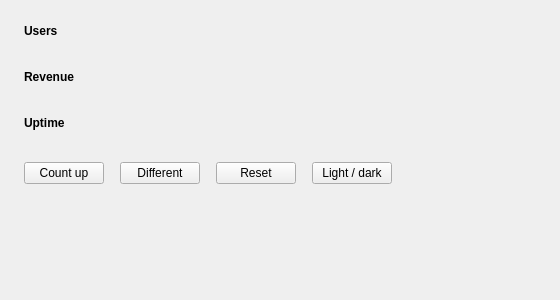
<?xml version="1.0" encoding="UTF-8"?>
<ui version="4.0">
 <class>MainWindow</class>
 <widget class="QMainWindow" name="MainWindow">
  <property name="geometry">
   <rect>
    <x>0</x>
    <y>0</y>
    <width>560</width>
    <height>300</height>
   </rect>
  </property>
  <property name="windowTitle">
   <string>QCustomNumberCounter</string>
  </property>
  <widget class="QWidget" name="centralwidget">
   <layout class="QVBoxLayout" name="verticalLayout">
    <property name="spacing">
     <number>16</number>
    </property>
    <property name="leftMargin">
     <number>24</number>
    </property>
    <property name="topMargin">
     <number>24</number>
    </property>
    <property name="rightMargin">
     <number>24</number>
    </property>
    <property name="bottomMargin">
     <number>24</number>
    </property>
    <item>
     <widget class="QLabel" name="usersHeading">
      <property name="font">
       <font>
        <bold>true</bold>
       </font>
      </property>
      <property name="text">
       <string>Users</string>
      </property>
     </widget>
    </item>
    <item>
     <widget class="QCustomNumberCounter" name="usersCounter">
      <property name="suffix" stdset="0">
       <string>+</string>
      </property>
      <property name="fontScale" stdset="0">
       <double>1.800000000000000</double>
      </property>
      <property name="alignment" stdset="0">
       <string>left</string>
      </property>
     </widget>
    </item>
    <item>
     <widget class="QLabel" name="revenueHeading">
      <property name="font">
       <font>
        <bold>true</bold>
       </font>
      </property>
      <property name="text">
       <string>Revenue</string>
      </property>
     </widget>
    </item>
    <item>
     <widget class="QCustomNumberCounter" name="revenueCounter">
      <property name="prefix" stdset="0">
       <string>$</string>
      </property>
      <property name="decimals" stdset="0">
       <number>2</number>
      </property>
      <property name="fontScale" stdset="0">
       <double>1.800000000000000</double>
      </property>
      <property name="alignment" stdset="0">
       <string>left</string>
      </property>
     </widget>
    </item>
    <item>
     <widget class="QLabel" name="uptimeHeading">
      <property name="font">
       <font>
        <bold>true</bold>
       </font>
      </property>
      <property name="text">
       <string>Uptime</string>
      </property>
     </widget>
    </item>
    <item>
     <widget class="QCustomNumberCounter" name="uptimeCounter">
      <property name="suffix" stdset="0">
       <string>%</string>
      </property>
      <property name="decimals" stdset="0">
       <number>1</number>
      </property>
      <property name="fontScale" stdset="0">
       <double>1.800000000000000</double>
      </property>
      <property name="alignment" stdset="0">
       <string>left</string>
      </property>
     </widget>
    </item>
    <item>
     <layout class="QHBoxLayout" name="controlsRow">
      <item>
       <widget class="QPushButton" name="countUpButton">
        <property name="text">
         <string>Count up</string>
        </property>
       </widget>
      </item>
      <item>
       <widget class="QPushButton" name="differentButton">
        <property name="text">
         <string>Different</string>
        </property>
       </widget>
      </item>
      <item>
       <widget class="QPushButton" name="resetButton">
        <property name="text">
         <string>Reset</string>
        </property>
       </widget>
      </item>
      <item>
       <widget class="QPushButton" name="themeButton">
        <property name="text">
         <string>Light / dark</string>
        </property>
       </widget>
      </item>
      <item>
       <spacer name="controlsSpacer">
        <property name="orientation">
         <enum>Qt::Horizontal</enum>
        </property>
        <property name="sizeHint" stdset="0">
         <size>
          <width>40</width>
          <height>20</height>
         </size>
        </property>
       </spacer>
      </item>
     </layout>
    </item>
    <item>
     <spacer name="verticalSpacer">
      <property name="orientation">
       <enum>Qt::Vertical</enum>
      </property>
      <property name="sizeHint" stdset="0">
       <size>
        <width>20</width>
        <height>40</height>
       </size>
      </property>
     </spacer>
    </item>
   </layout>
  </widget>
 </widget>
 <customwidgets>
  <customwidget>
   <class>QCustomNumberCounter</class>
   <extends>QWidget</extends>
   <header location="global">Custom_Widgets.QCustomNumberCounter.h</header>
  </customwidget>
 </customwidgets>
 <resources/>
 <connections/>
</ui>
